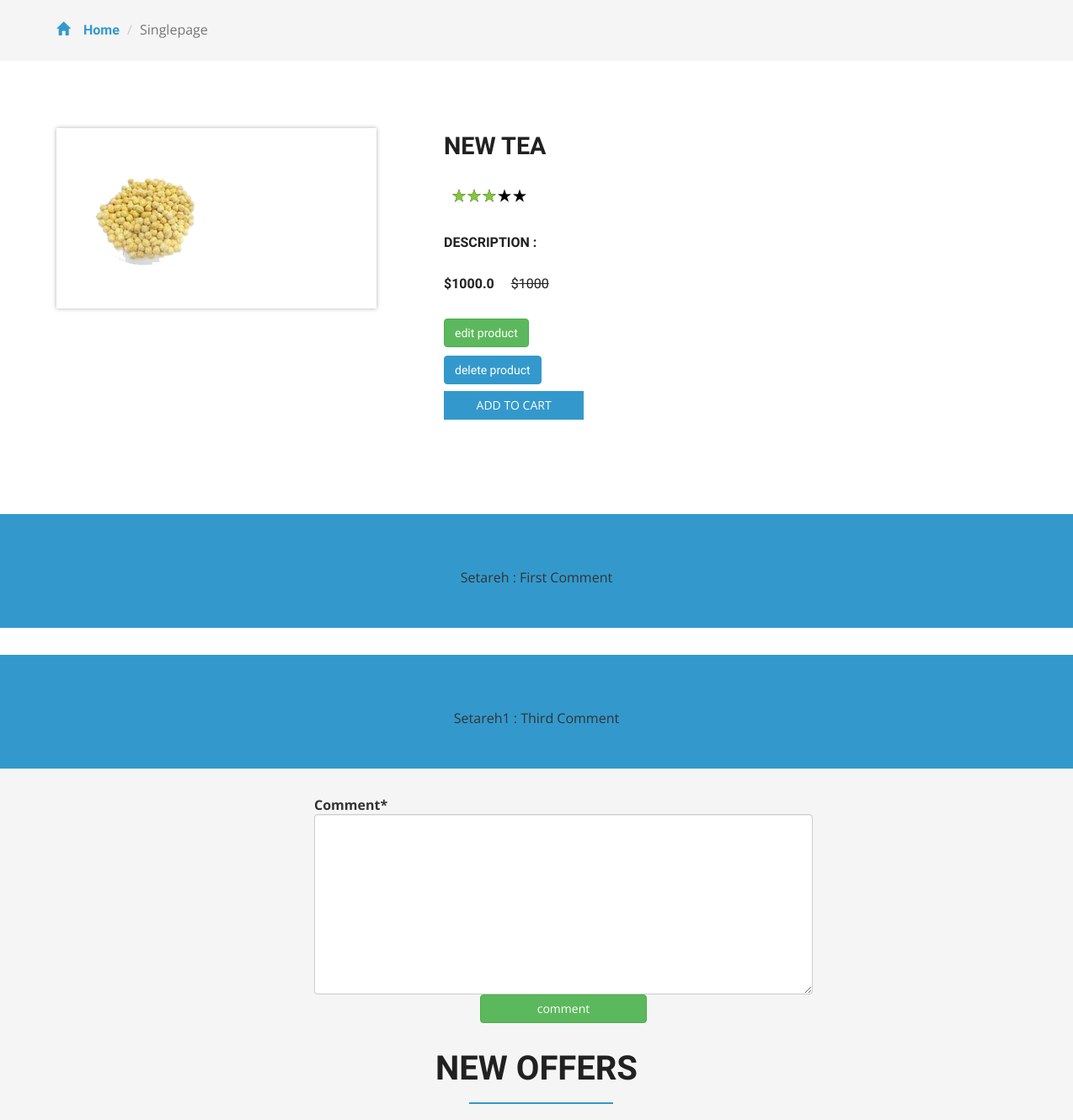
Page /new-tea/ (signed in, upper part) on the earlier database version.
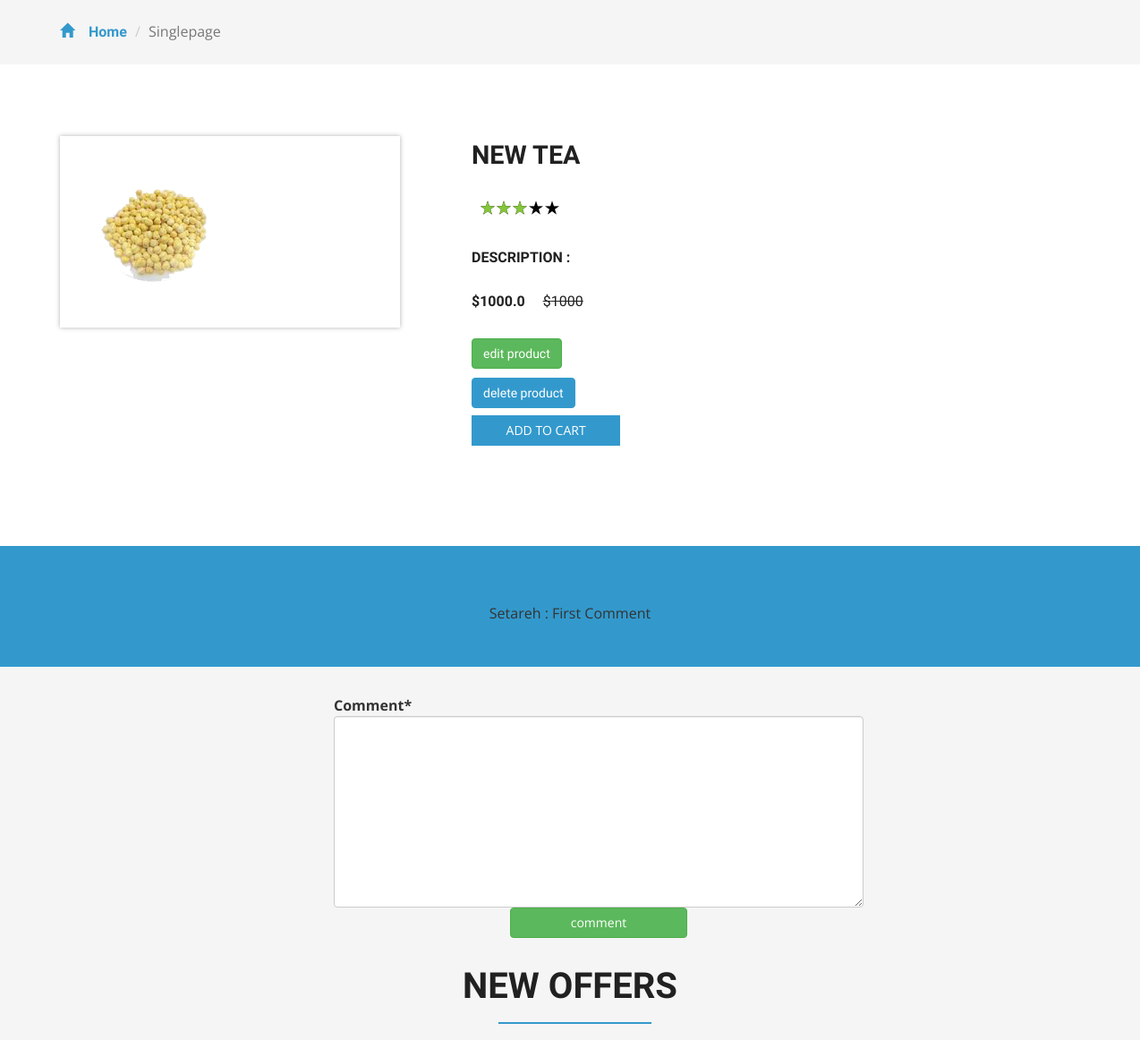
Same page on the later database version.
### user_module/models.py (models this page shows, shortened)
class CommentModel(models.Model):
    product = models.ForeignKey(ProductModel, on_delete=models.CASCADE)
    comment = models.TextField()
    user = models.ForeignKey(
        settings.AUTH_USER_MODEL,
        on_delete=models.CASCADE,
    )
    def __str__(self):
        return self.comment

class UserModel(AbstractUser):
    email_active_code = models.CharField(max_length=128, default='')
    age = models.PositiveIntegerField(null=True, blank=True)
    def __str__(self):
        return self.username

### product_module/views.py (the view, shortened to what this page needs)
# urls.py: path('<slug:slug>/', views.ProductDetailView.as_view(), name='product-detail-page'),
class ProductDetailView(LoginRequiredMixin, View):
	def get(self, request, *args, **kwargs):
		if request.user.is_superuser:
			view = CommentGet.as_view()
		else:
			view = CommentGet.as_view()
		return view(request, *args, **kwargs)

### product_module/forms.py
class CommentForm(forms.ModelForm):
    class Meta:
        model = models.CommentModel
        fields = ['comment']

### product_module/views.py (called while the page is built)
	def get_context_data(self, **kwargs):  # new
		context = super().get_context_data(**kwargs)
		context['form'] = CommentForm()
		return context

### product_module/templates/product_module/single.html (shortened to what this page needs)
{% extends 'base.html' %}
{% load static %}
{% load crispy_forms_filters %}
{% block content %}
	<div class="breadcrumbs">
		<div class="container">
			<ol class="breadcrumb breadcrumb1 animated wow slideInLeft" data-wow-delay=".5s">
				<li><a href="{% url 'home-page' %}"><span class="glyphicon glyphicon-home" aria-hidden="true"></span>Home</a></li>
				<li class="active">Singlepage</li>
			</ol>
		</div>
	</div>
	<div class="products">
		<div class="container">
			<div class="agileinfo_single">
				<div class="col-md-4 agileinfo_single_left">
					<img id="example" src="{{ object.image.url }}" alt="{{ object.title }} " class="img-responsive">
				</div>
				<div class="col-md-8 agileinfo_single_right">
				<h2>{{ object.title }}</h2>
					<div class="rating1">
						<span class="starRating">
							<label for="rating5">5</label>
							<label for="rating4">4</label>
							<label for="rating3">3</label>
							<label for="rating2">2</label>
							<label for="rating1">1</label>
						</span>
					</div>
					<div class="w3agile_description">
						<h4>Description :</h4>
					</div>
					<div class="snipcart-item block">
						<div class="snipcart-thumb agileinfo_single_right_snipcart">
							<h4 class="m-sing">${{ object.price_discount }} <span>${{ object.price }}</span></h4>
						</div>
                    <h4 style="margin-bottom: .5rem" class="h4">
                            <a href="{% url 'edit-product-page' slug=object.urlname %}" class="btn btn-success">
                                edit product
                            </a>
                        </h4>
                        <h4 style="margin-bottom: .5rem" class="h4">
                            <a href="{% url 'delete-product-page'  slug=object.urlname%}" class="btn btn-danger">
                                delete product
                            </a>
                        </h4>
						<div class="snipcart-details agileinfo_single_right_details">
							<form action="#" method="post">
								<fieldset>
									<input type="submit" name="submit" value="Add to cart" class="button">
								</fieldset>
							</form>
						</div>
					</div>
				</div>
			</div>
		</div>
	</div>
    <div>
        <div id="carouselExampleControls" class="carousel slide" data-ride="carousel">
          <div class="carousel-inner">
            <div class="carousel-item active">
                  {% for comment in productmodel.commentmodel_set.all %}
                    <p class="text text-center testi-slider text-capitalize ">
{{ comment.user }} : {{ comment }}
                    </p>
                  {% endfor %}
            </div>
          </div>
          <div class="row col-md-12" style="margin: 2rem">
              <form action="" method="post" class="row col-md-6 col-md-offset-3 form-row">
                    {{ form|crispy }}
                  <input type="submit" value="comment" class="btn btn-success col-md-4 col-md-offset-4">
              </form>
          </div>
        </div>
    </div>
	<div class="newproducts-w3agile">
		<div class="container">
			<h3>New offers</h3>
		</div>
	</div>
{% endblock %}

Differences in the rows shown:
removed CommentModel: user "Setareh1", comment "Third Comment"
